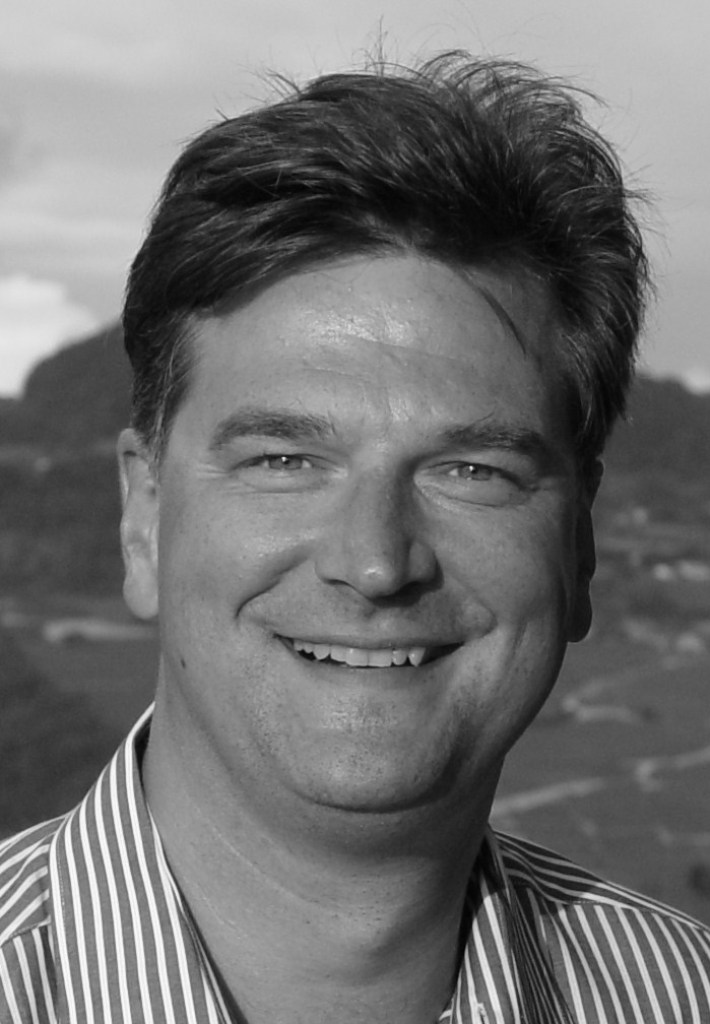
#> input picture lectures/1-partial-exam/5-lec/2-Детекција-на-рабови/berndsface.png, 710 x 1024 px
$ python edge_operators.py
#> lines starting #> are read from the running program, lines starting #| are printed output that depends on the picture; after the words box and inside, x2 and y2 are one past the last pixel; in counts of white or black regions, pixels touching at a corner belong together
import cv2
import numpy as np
from matplotlib import pyplot as plt

img = cv2.imread('berndsface.png')
#> img is the input picture: shape (1024, 710, 3); min 2, max 254, mean 112.6
img = cv2.GaussianBlur(img, (5, 5), 0)
img = np.float32(img)

# Apply Prewitt filter in vertical direction
h = np.array(([-1, 0, 1], [-1, 0, 1], [-1, 0, 1]), dtype="float32")
filteredImg1 = cv2.filter2D(img, -1, h)
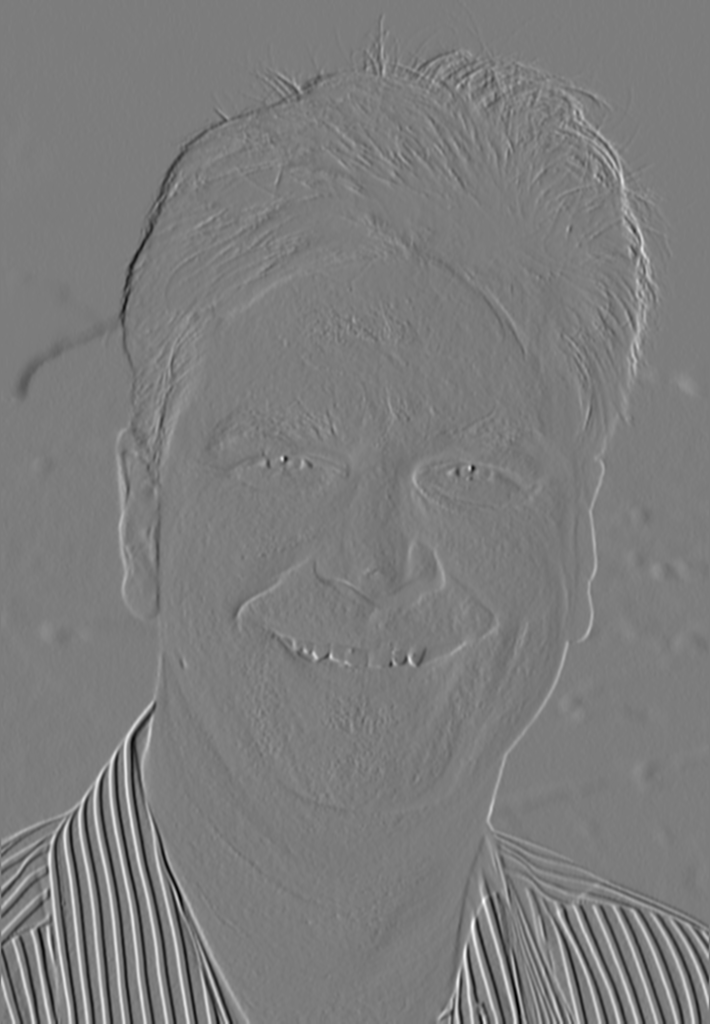
#> filteredImg1: shape (1024, 710, 3) float32; min -288, max 300, mean -0.1; drawn with min black and max white
filteredImg1 = abs(filteredImg1)
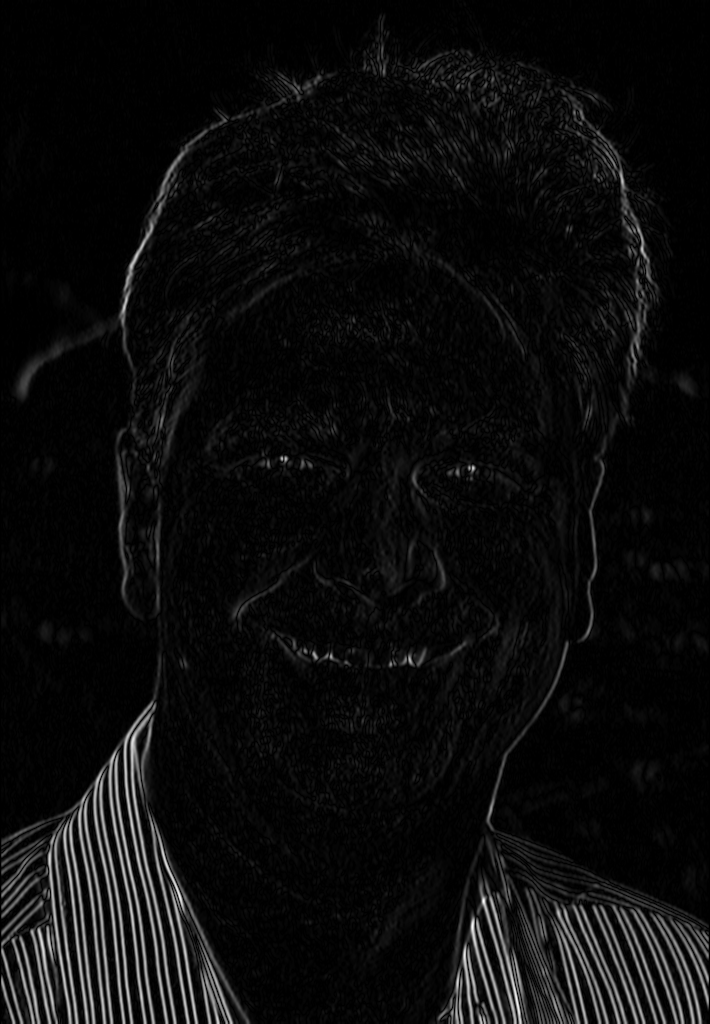
#> filteredImg1: shape (1024, 710, 3) float32; min 0, max 300, mean 14.5; drawn with min black and max white
filteredImg1 = filteredImg1 / np.amax(filteredImg1[:])

# Apply Prewitt filter in horizontal direction
h = np.array(([-1, -1, -1], [0, 0, 0], [1, 1, 1]), dtype="float32")
filteredImg2 = cv2.filter2D(img, -1, h)
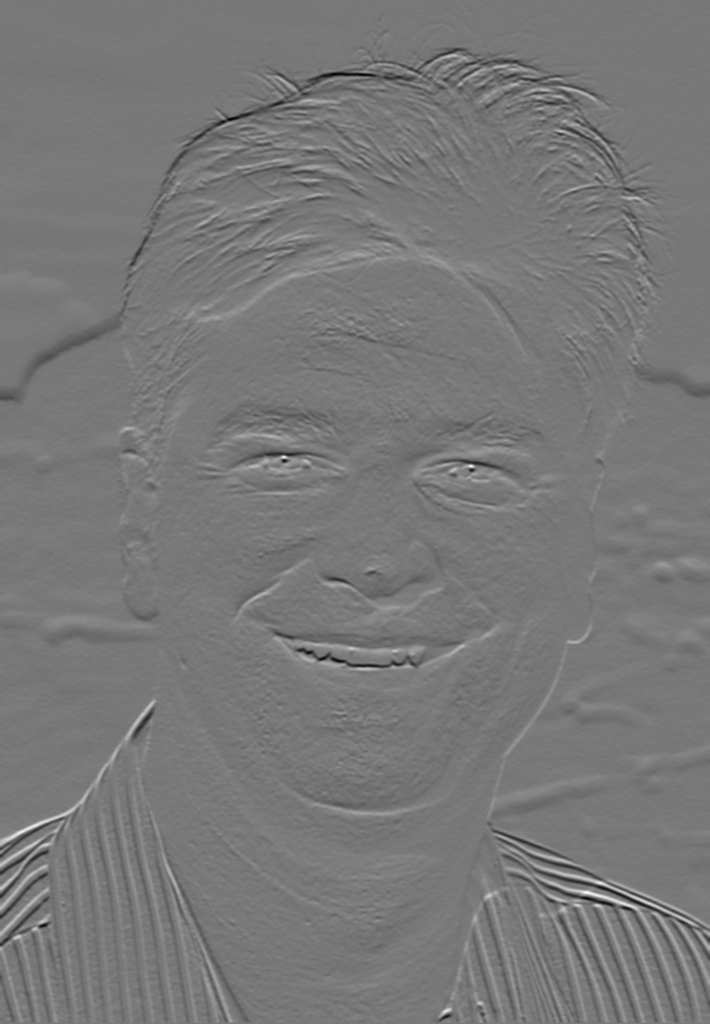
#> filteredImg2: shape (1024, 710, 3) float32; min -241, max 268, mean -0.4; drawn with min black and max white
filteredImg2 = abs(filteredImg2)
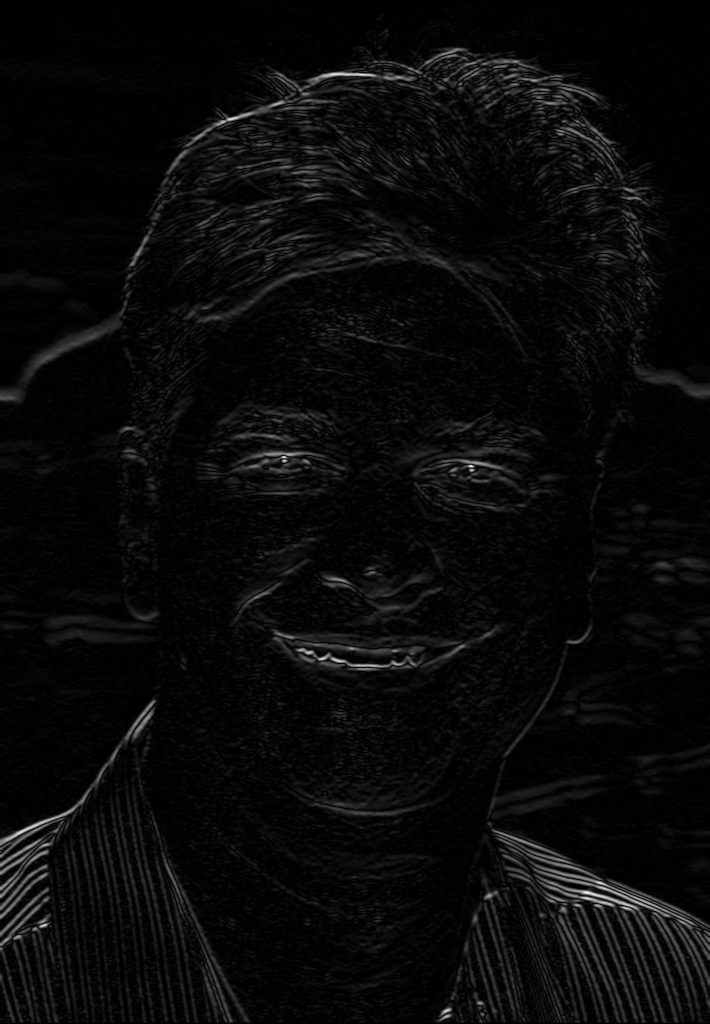
#> filteredImg2: shape (1024, 710, 3) float32; min 0, max 268, mean 10.8; drawn with min black and max white
filteredImg2 = filteredImg2 / np.amax(filteredImg2[:])

edgeSum = np.sqrt(np.power(filteredImg1, 2.0) + np.power(filteredImg2, 2.0))
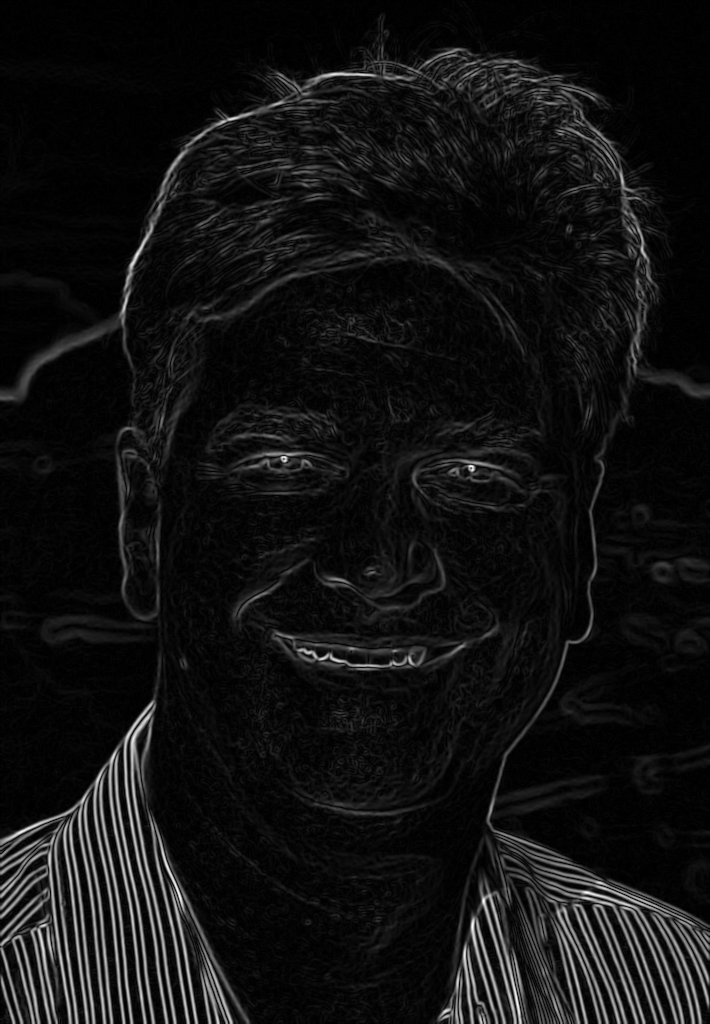
#> edgeSum: shape (1024, 710, 3) float32; min 0, max 1, mean 0.0712; drawn with min black and max white
ret, thresh = cv2.threshold(edgeSum, 0.15, 1, cv2.THRESH_BINARY)
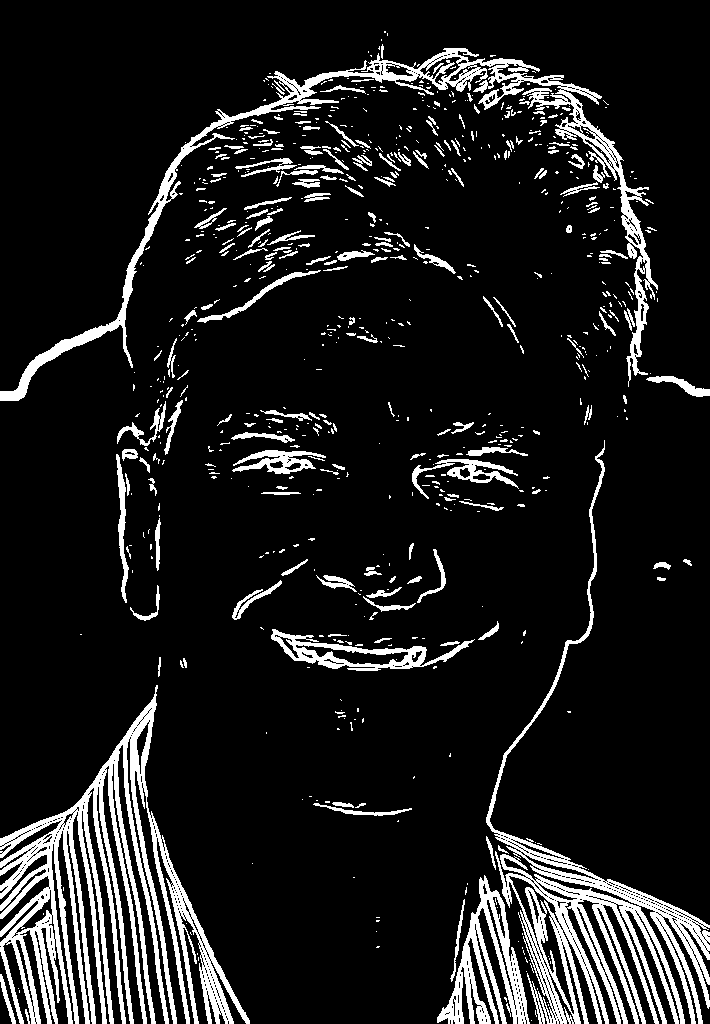
#> thresh: shape (1024, 710, 3) float32; values 0 (black) and 1 (white), 11.2% white; 744 white regions (545 under 20 px), largest, box (x1, y1, x2, y2) and area: (0, 685, 250, 1024) 24445, (486, 440, 710, 1024) 17277, (0, 48, 658, 401) 12795

# Show images
plt.subplot(131)
plt.imshow(filteredImg1)
plt.title('Prewitt Vertical')

plt.subplot(132)
plt.imshow(filteredImg2)
plt.title('Prewitt Horizontal')

plt.subplot(133)
plt.imshow(thresh)
plt.title('Prewitt')
plt.show()

$ run again, with lectures/1-partial-exam/5-lec/2-Детекција-на-рабови/image1.jpg saved as lectures/1-partial-exam/5-lec/2-Детекција-на-рабови/berndsface.png
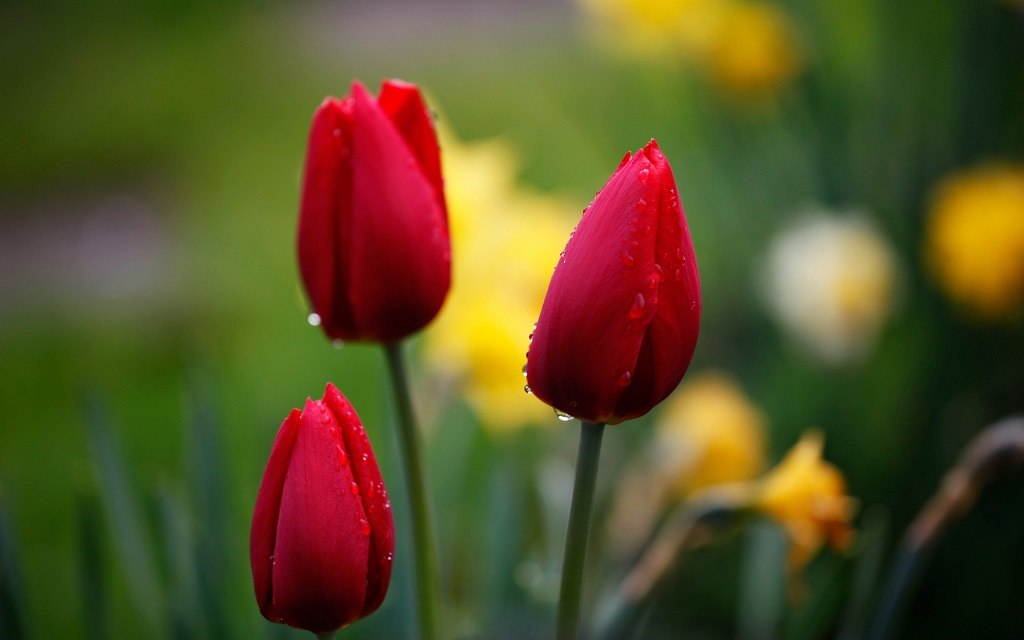
#> input picture lectures/1-partial-exam/5-lec/2-Детекција-на-рабови/image1.jpg, 1024 x 640 px
#> img is the input picture: shape (640, 1024, 3); mean B, G, R 38.9, 81.4, 90.6
#> `filteredImg2 = cv2.filter2D(img, -1, h)`:
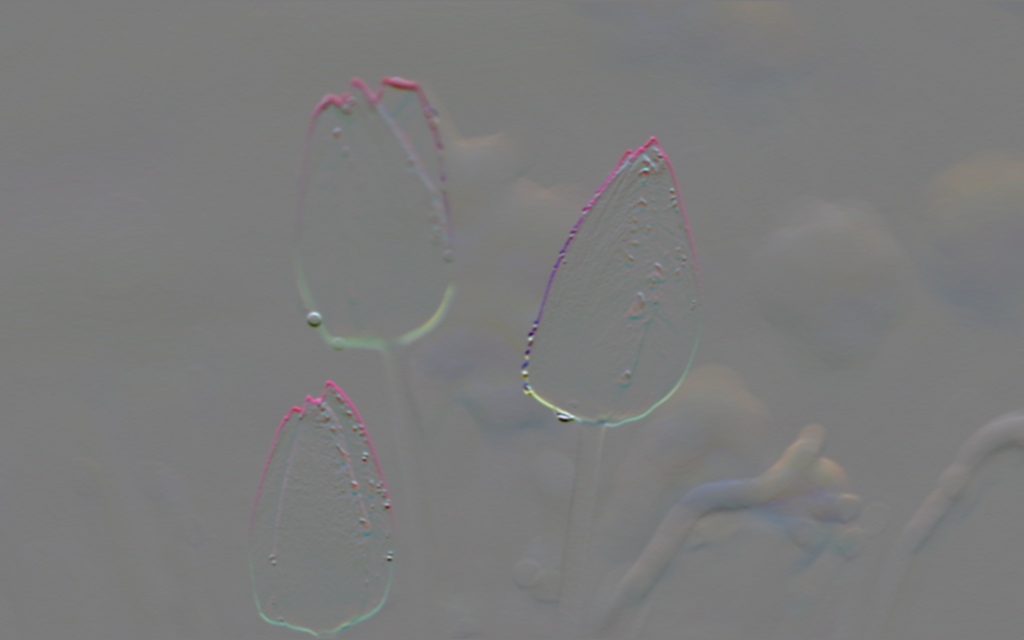
#> filteredImg2: shape (640, 1024, 3) float32; mean B, G, R -0.2, -0.5, -0.6; drawn with min black and max white
#> `ret, thresh = cv2.threshold(edgeSum, 0.15, 1, cv2.THRESH_BINARY)`:
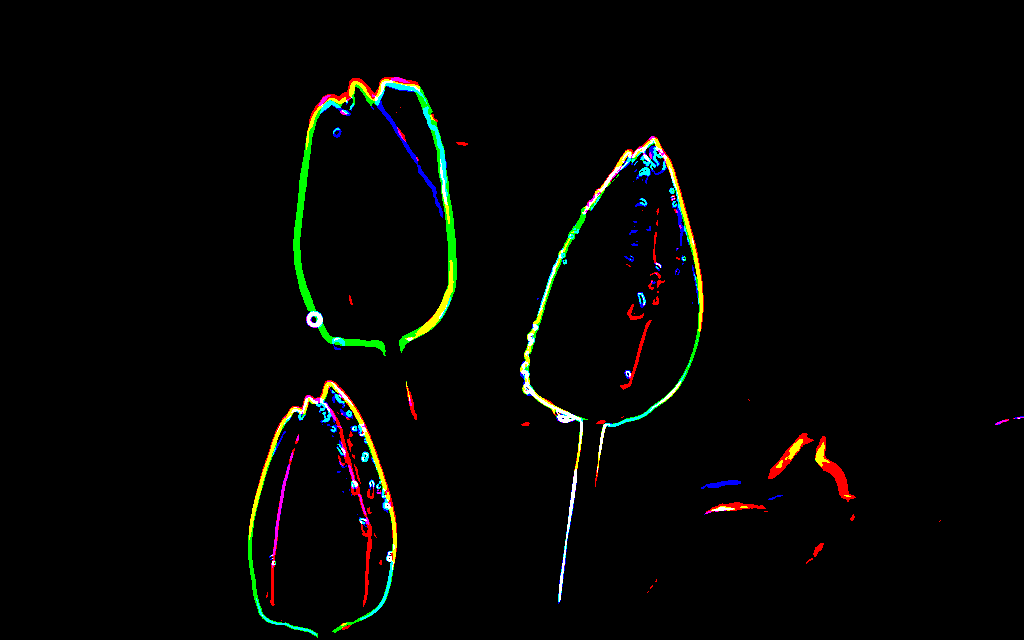
#> thresh: shape (640, 1024, 3) float32; mean B, G, R 0.0126, 0.021, 0.0181
